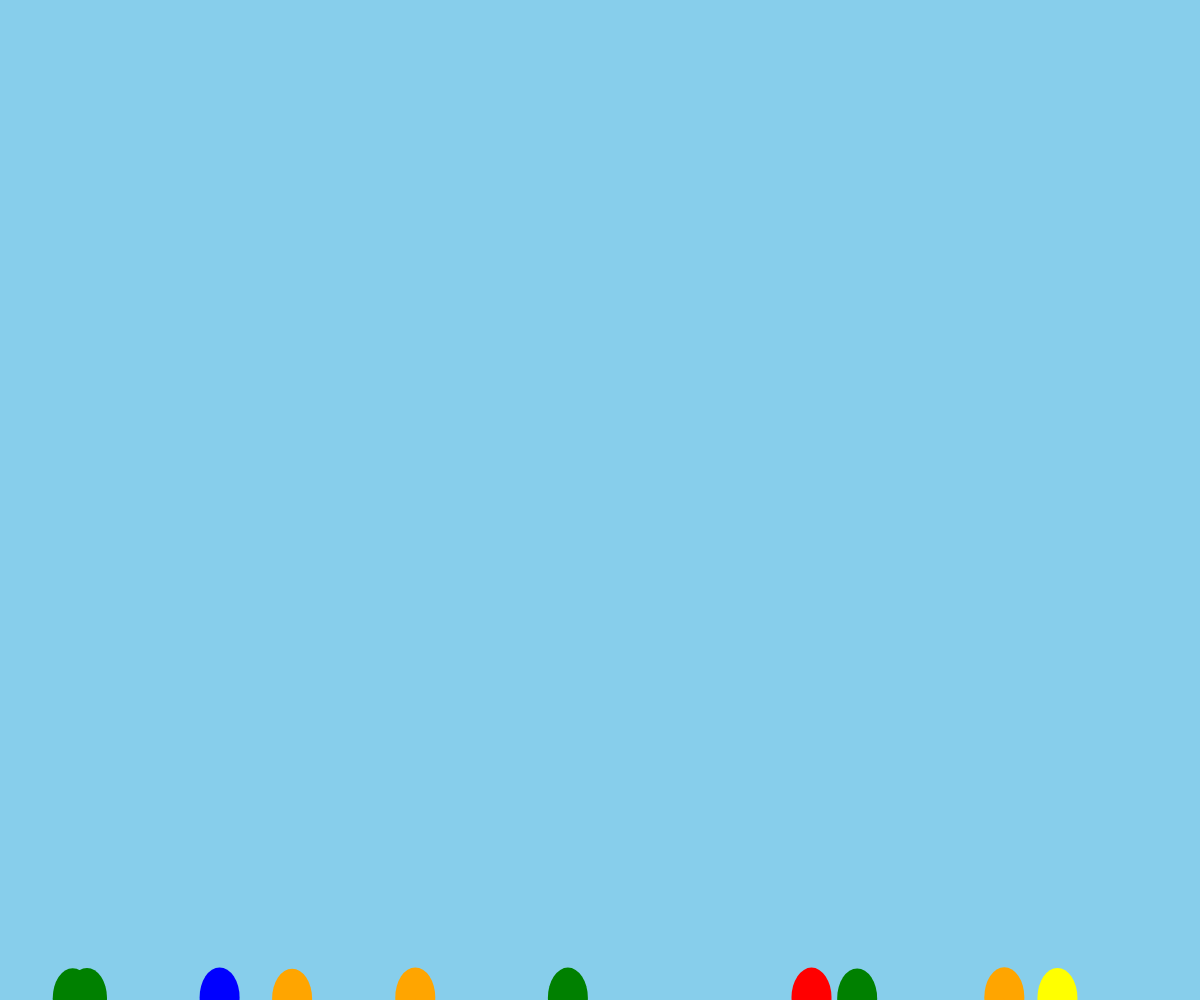
Frame 1 (no input)
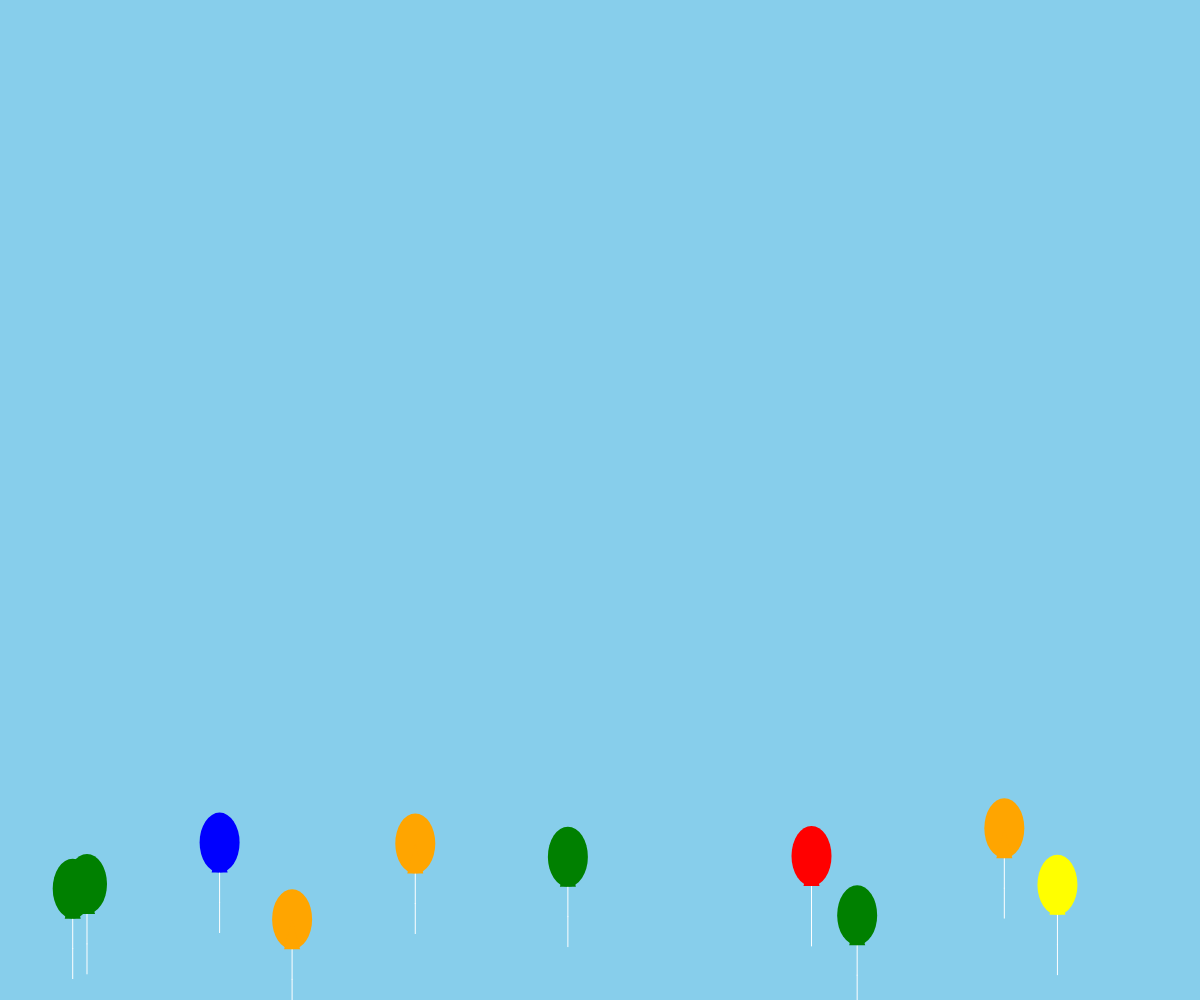
Frame 60 (no input)
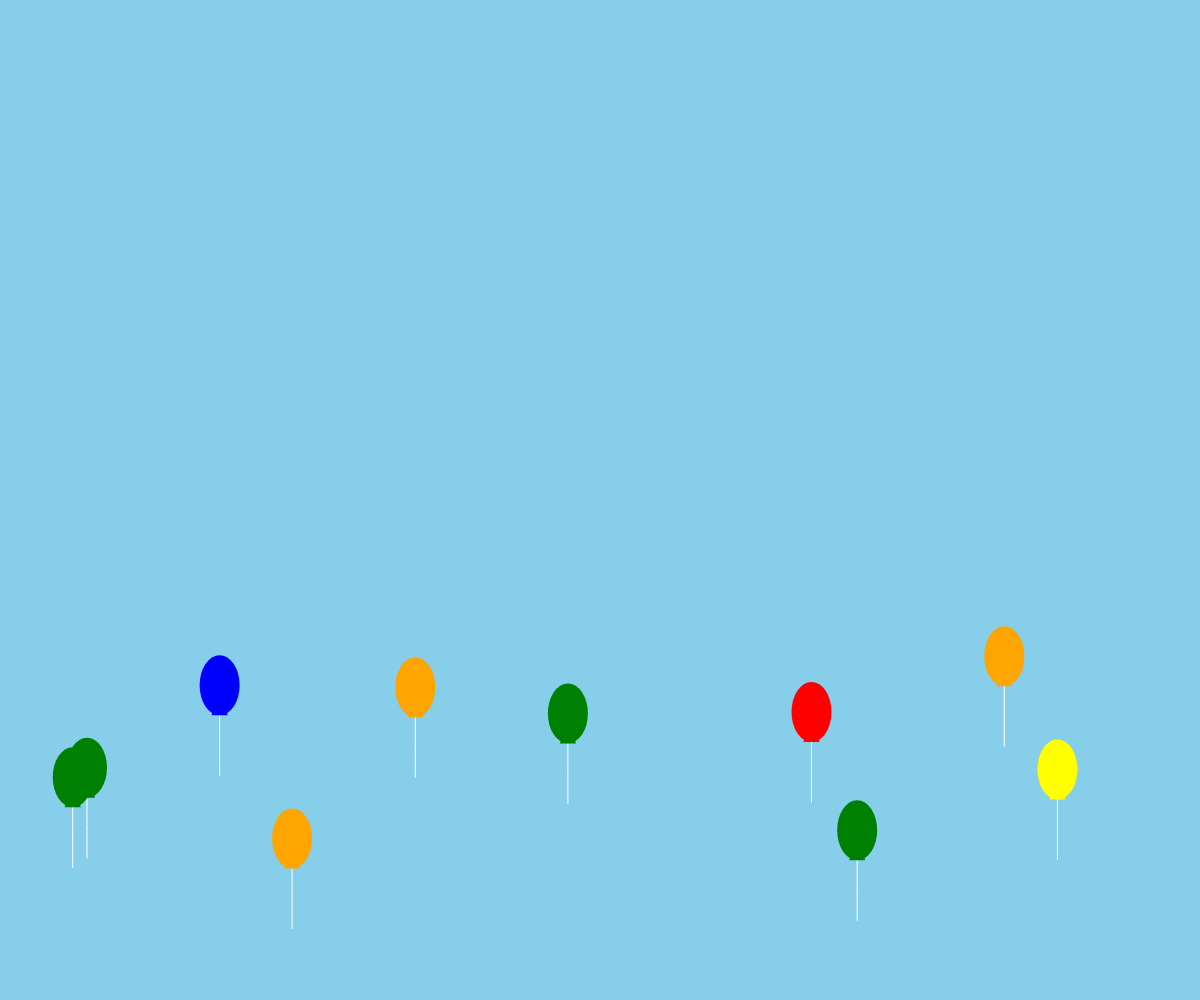
Frame 120 (the mouse pressed at the canvas centre since frame 60)

The p5.js sketch that drew these frames (run headless with seeded random() and noise() and a simulated clock; from frame 60 on, the mouse is pressed at the canvas centre):

// p5.js sketch
// ── sketch.js
let balloons = [];
let particles = [];

function setup() {
  createCanvas(windowWidth, windowHeight);

  for (let i = 0; i < 10; i++) {
    balloons.push(new Balloon(random(width), height));
  }

  cursor(CROSS);
}

function draw() {
  background('#87CEEB');

  for (let i = balloons.length - 1; i >= 0; i--) {
    balloons[i].update();
    balloons[i].display();

    if (
      balloons[i].y < -50 ||
      (balloons[i].isBurst() && !balloons[i].particles.length)
    ) {
      balloons.splice(i, 1);
      balloons.push(new Balloon(random(width), height));
    }
  }

  for (let i = particles.length - 1; i >= 0; i--) {
    particles[i].update();
    particles[i].display();
    if (particles[i].isFinished()) {
      particles.splice(i, 1);
    }
  }
}

function mousePressed() {
  for (let i = balloons.length - 1; i >= 0; i--) {
    let d = dist(mouseX, mouseY, balloons[i].x, balloons[i].y);
    if (d < balloons[i].radiusX && d < balloons[i].radiusY) {
      balloons[i].burst();
      balloons.splice(i, 1);
      balloons.push(new Balloon(random(width), height));
    }
  }
}

class Balloon {
  constructor(x, y) {
    this.x = x;
    this.y = y;
    this.radiusX = 20;
    this.radiusY = 30;
    this.speed = random(1, 3);
    this.color = this.getRandomColor();
    this.bursting = false;
    this.particles = [];
  }

  getRandomColor() {
    const colors = [
      color(255, 0, 0),
      color(255, 165, 0),
      color(255, 255, 0),
      color(0, 128, 0),
      color('blue'),
    ];
    return random(colors).levels;
  }

  update() {
    if (!this.bursting) {
      this.y -= this.speed;
    } else {
      for (let particle of this.particles) {
        particle.update();
      }
    }
  }

  display() {
    if (!this.bursting) {
      fill(this.color);
      noStroke();
      ellipse(this.x, this.y, this.radiusX * 2, this.radiusY * 2); // 타원 모양으로 변경

      stroke(255);
      strokeWeight(1);
      line(this.x, this.y + this.radiusY, this.x, this.y + this.radiusY * 2);

      fill(this.color);
      noStroke();
      triangle(
        this.x - this.radiusX + 12,
        this.y + this.radiusY * 1,
        this.x + this.radiusX - 12,
        this.y + this.radiusY * 1,
        this.x,
        this.y + this.radiusY * 1 - this.radiusY
      );

      stroke(255);
      strokeWeight(1);
      line(
        this.x,
        this.y + this.radiusY * 2,
        this.x,
        this.y + this.radiusY * 3
      );
    } else {
      for (let particle of this.particles) {
        particle.display();
      }
    }
  }

  burst() {
    this.bursting = true;
    for (let i = 0; i < 30; i++) {
      particles.push(new Particle(this.x, this.y, this.color));
    }
  }

  isBurst() {
    return this.bursting;
  }
}

class Particle {
  constructor(x, y, color) {
    this.x = x;
    this.y = y;
    this.color = color;
    this.radius = random(2, 5);
    this.xSpeed = random(-2, 2);
    this.ySpeed = random(-2, 2);
    this.alpha = 255;
  }

  update() {
    this.x += this.xSpeed;
    this.y += this.ySpeed;
    this.alpha -= 5;
  }

  display() {
    noStroke();
    fill(this.color[0], this.color[1], this.color[2], this.alpha);
    ellipse(this.x, this.y, this.radius * 2, this.radius * 2);
  }

  isFinished() {
    return this.alpha <= 0;
  }
}
